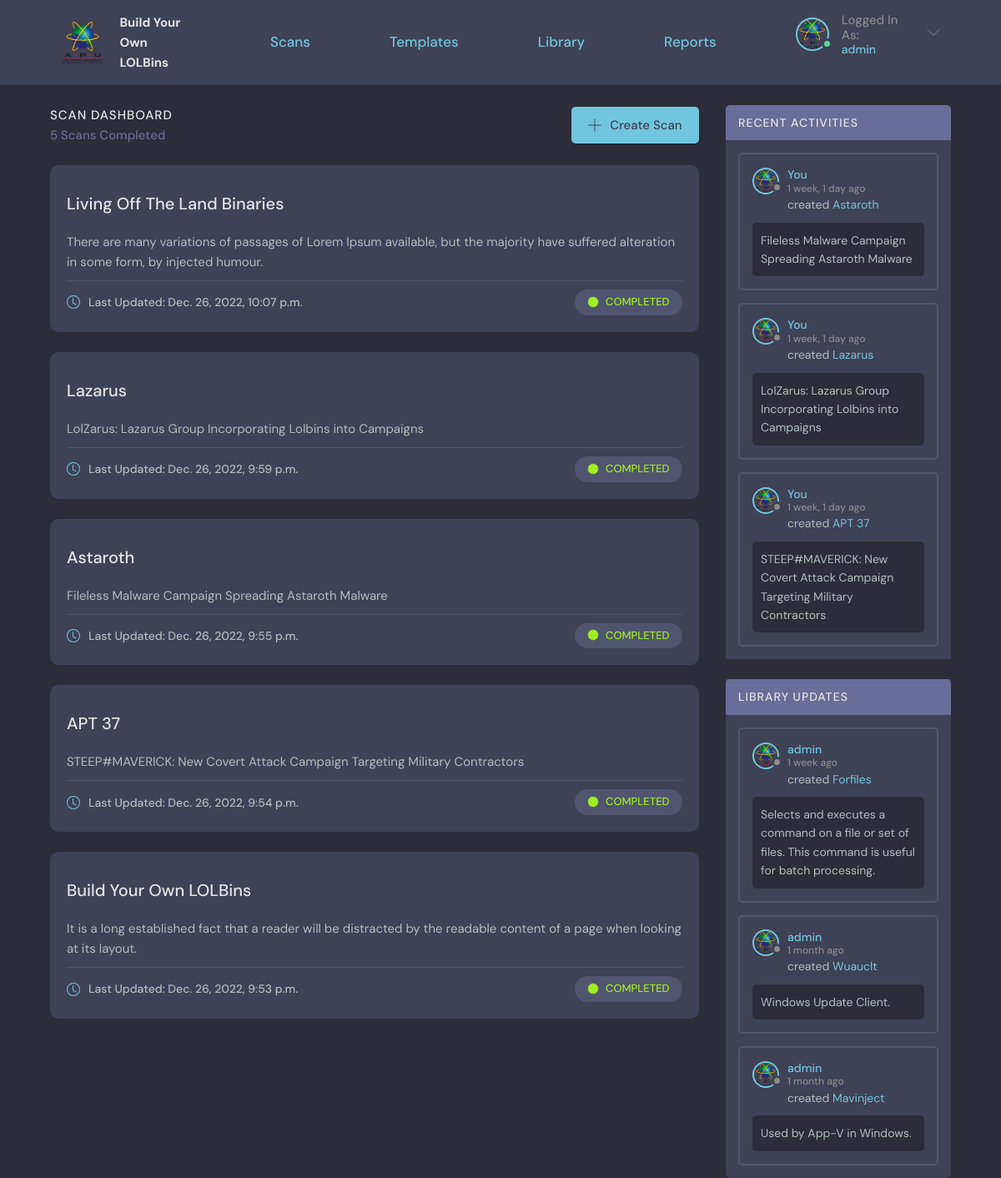
Page / (signed in) on the earlier database version.
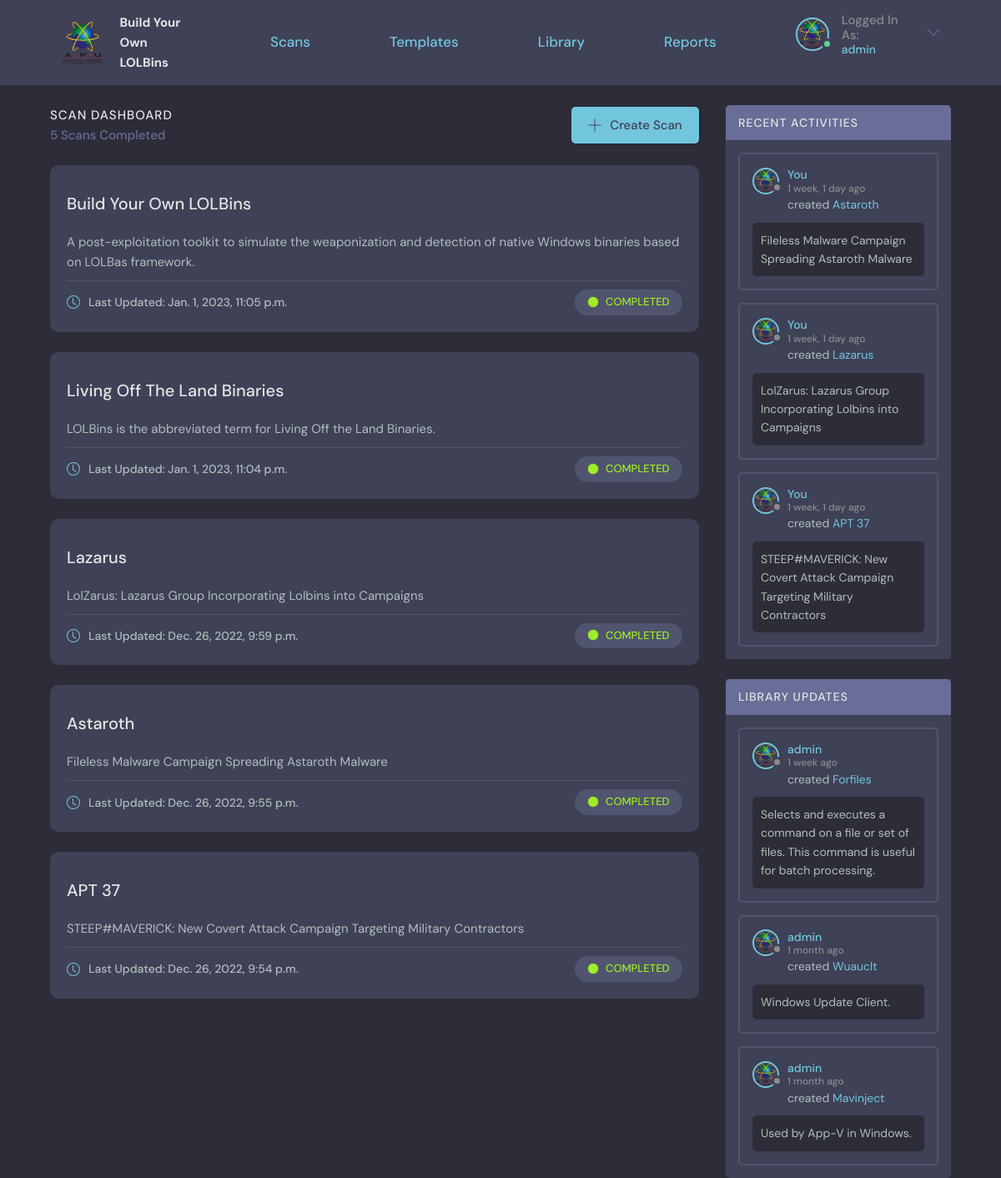
Same page on the later database version.
### base/models.py (models this page shows, shortened)
class Scan(models.Model):
    user = models.ForeignKey(User, on_delete=SET_NULL, null=True, verbose_name = u'Owner')
    name = models.CharField(max_length=200, default="New Scan")
    description = models.TextField(null=True, blank=True)
    updated = models.DateTimeField(auto_now=True)
    created = models.DateTimeField(auto_now_add=True)
    STATUS_CHOICES = (
    ("STOPPED", "STOPPED"),
    ("COMPLETED", "COMPLETED"),
    ("RUNNING", "RUNNING"),
    ("ERROR", "ERROR"))
    status = models.CharField(max_length=15, choices=STATUS_CHOICES, default='STOPPED')
    ip = models.CharField("IP Address", max_length=15, default="127.0.0.1")
    username = models.CharField("Machine Username", max_length=30, default="admin")
    password = models.CharField("Machine Password", max_length=50, default="admin")
    task = models.TextField(null=True, blank=True)
    class Meta:
        ordering = ['-updated', '-created']
        verbose_name = 'Scan'

class Technique(models.Model):
    user = models.ForeignKey(User, on_delete=SET_NULL, null=True, verbose_name = u'Owner')
    name = models.CharField(max_length=200, default="New Binary")
    description = models.TextField(null=True, blank=True)
    updated = models.DateTimeField(auto_now=True)
    created = models.DateTimeField(auto_now_add=True)
    Objective = models.ManyToManyField(Objective, verbose_name = u'Objectives')
    APT = models.ManyToManyField(APT, blank=True, verbose_name = u'APT Groups')
    class Meta:
        verbose_name = 'LOLBin'

### base/views.py (the view)
# urls.py: path('', views.home, name="home"),
def home(request):
    scans = Scan.objects.all().order_by('-updated')
    techniques = Technique.objects.all().order_by('-created')
    if request.user.is_authenticated:
        userScans = Scan.objects.filter(user=request.user).order_by('-created')
        scan_count = userScans.count()
        context = {'scans': scans, 'techniques': techniques, 'scan_count':scan_count, 'userScans': userScans}
    else:
        context = {'scans': scans, 'techniques': techniques}
    return render(request, 'base/home.html', context)

### base/templates/base/home.html (shortened to what the changed rows need)
{% extends 'main.html' %}
{% block content %}
{% load static %}
<main class="layout layout--2">
  <div class="container">
    <div class="roomList">
      {% if request.user.is_authenticated %}
        <div class="roomList__header">
          <div>
            <h2>Scan Dashboard</h2>
          </div>
        </div>
        {% if scan_count != 0 %}
          {% for scan in scans %}
            {% if request.user == scan.user %}
              <div class="roomListRoom">
                <div class="roomListRoom__content">
                  <a href="{% url 'scan' scan.id %}">{{scan.name}}</a>
                  <p style="margin-top: 2rem;">{{scan.description}}</p>
                </div>
                <div class="roomListRoom__meta">
                    <a class="roomListRoom__joined">
                        <svg xmlns="http://www.w3.org/2000/svg" width="16" height="16" fill="currentColor" class="bi bi-clock" viewBox="0 0 16 16">
                            <path d="M8 3.5a.5.5 0 0 0-1 0V9a.5.5 0 0 0 .252.434l3.5 2a.5.5 0 0 0 .496-.868L8 8.71V3.5z"/>
                            <path d="M8 16A8 8 0 1 0 8 0a8 8 0 0 0 0 16zm7-8A7 7 0 1 1 1 8a7 7 0 0 1 14 0z"/>
                        </svg>
                        Last Updated: {{scan.updated}}
                    </a>
                    <div class="roomListRoom__tag">
                      {% if scan.status == 'STOPPED' %}
                        <p class="roomListRoom__topic" style="color: #F78F8F;">
                          <img src="{% static 'images/status_stopped.png' %}" />
                          {{scan.status}}
                        </p>
                      {% elif scan.status == 'COMPLETED'%}
                        <p class="roomListRoom__topic" style="color: #9EEE25;">
                          <img src="{% static 'images/status_completed.png' %}" />
                          {{scan.status}}
                        </p>
                      {% else %}
                        <p class="roomListRoom__topic" style="color: #FCC419;">
                          <img src="{% static 'images/status_running.png' %}" />
                          {{scan.status}}
                        </p>
                      {% endif %}
                    </div>
                </div>
              </div>
            {% endif %}
          {% endfor %}
        {% endif %}
      {% endif %}
    </div>
    <div class="activities">
      {% if request.user.is_authenticated and scan_count != 0 %}
        <div class="activities__header">
          <h2>Recent Activities</h2>
        </div>
        {% for scan in userScans|slice:":3" %}
          <div class="activities__box">
            <div class="activities__boxHeader roomListRoom__header">
              <a href="{% url 'user-profile' request.user.id %}" class="roomListRoom__author">
                <div class="avatar avatar--small">
                  <img src="{% static 'images/APU.png' %}" />
                </div>
                <p>
                  You
                  <span>{{scan.created|timesince}} ago</span>
                </p>
              </a>
            </div>
            <div class="activities__boxContent">
              <p>created <a href="{% url 'scan' scan.id %}">{{scan.name}}</a></p>
              {% if scan.description != "" %}
                <div class="activities__boxRoomContent">
                  {{scan.description}}
                </div>
              {% endif %}
            </div>
          </div>
        {% endfor %}
        <div class="activities__break">
          <h2>blank</h2>
        </div>
        {% include "base/updatesSliced.html" %}
      {% else %}
        {% include "base/updatesAll.html" %}
      {% endif %}
    </div>
  </div>
</main>
{% endblock content %}

### base/templates/base/updatesSliced.html
{% load static %}
<div class="activities">
    <div class="activities__header">
      <h2>Library Updates</h2>
    </div>
    {% for technique in techniques|slice:":3"%}
      <div class="activities__box">
        <div class="activities__boxHeader roomListRoom__header">
          <a href="{% url 'user-profile' technique.user.id %}" class="roomListRoom__author">
            <div class="avatar avatar--small">
              <img src="{% static 'images/APU.png' %}" />
            </div>
            <p>
              {{technique.user}}
              <span>{{technique.created|timesince}} ago</span>
            </p>
          </a>
        </div>
        <div class="activities__boxContent">
          <p>created <a href="{% url 'library' %}?q={{technique.name}}">{{technique.name}}</a></p>
          {% if technique.description != "" %}
            <div class="activities__boxRoomContent">
              {{technique.description}}
            </div>
          {% endif %}
        </div>
      </div>
    {% endfor %}
</div>

Differences in the rows shown:
changed Scan "Build Your Own LOLBins": description "It is a long established fact that a reader will be distracted by the readable content of a page when looking at its layout." → "A post-exploitation toolkit to simulate the weaponization and detection of native Windows binaries based on LOLBas framework."; updated "Dec. 26, 2022, 9:53 p.m." → "Jan. 1, 2023, 11:05 p.m."; moves up the list
changed Scan "Living Off The Land Binaries": description "There are many variations of passages of Lorem Ipsum available, but the majority have suffered alteration in some form, by injected humour." → "LOLBins is the abbreviated term for Living Off the Land Binaries."; updated "Dec. 26, 2022, 10:07 p.m." → "Jan. 1, 2023, 11:04 p.m."
